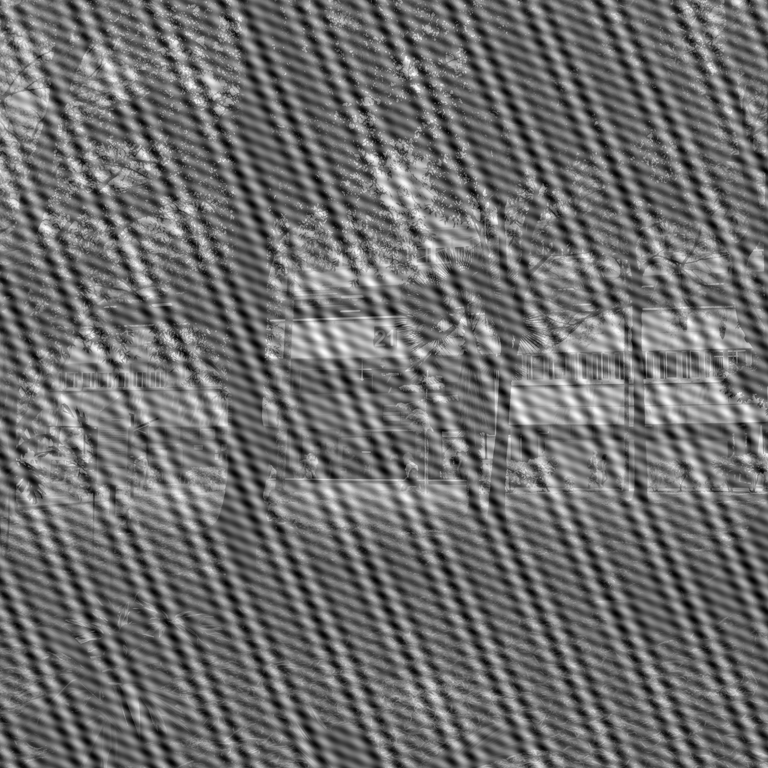
#> input picture 3.1/Ruido_E02.png, 768 x 768 px, found by its file name
$ python LensFilter.py
#> lines starting #> are read from the running program, lines starting #| are printed output that depends on the picture
import numpy as np
import matplotlib.pyplot as plt
from PIL import Image

ruta_imagen = r"C:/Users/Usuario/Desktop/Ruido_E02.png"
image = Image.open(ruta_imagen).convert('L')
#> image is the input picture: PIL image 768x768 L; min 0, max 255, mean 109.3
noisy_image = np.array(image)


def filterInAction():

    fourier_transform = np.fft.fftshift(np.fft.fft2(noisy_image))

    filter = np.ones_like(fourier_transform)

    frequencies = [(324, 409), (366, 425),(373, 415)]

    radio =  5
    for (u, v) in frequencies:
        filter[u-radio:u+radio, v-radio:v+radio] = 0
        filter[-u-radio:-u+radio, -v-radio:-v+radio] = 0

    filtered_fourier = fourier_transform * filter

    # Imagen con ruido filtrada
    filtered_image = np.abs(np.fft.ifft2(np.fft.ifftshift(filtered_fourier)))
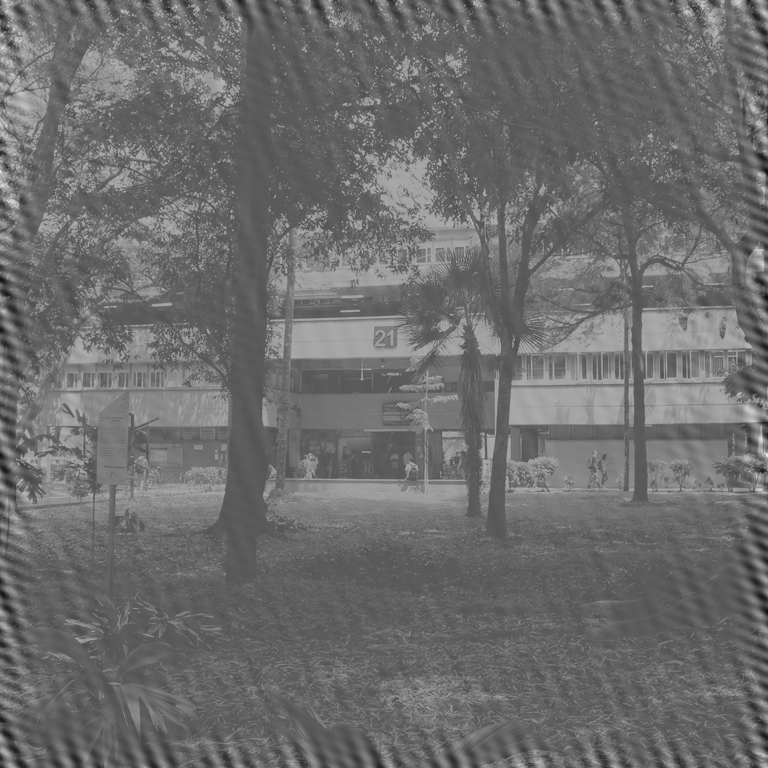
#> filtered_image: shape (768, 768) float64; min 13.04, max 242.1, mean 109.3

    plt.figure(figsize=(12, 6))

    # Noisy image
    plt.subplot(2, 2, 1)
    plt.title("Imagen Original")
    plt.imshow(noisy_image, cmap='gray')

    plt.subplot(2, 2, 2)
    plt.title("Espectro Original")
    plt.imshow(np.log10(1 + np.abs(fourier_transform)), cmap='gray')


    plt.subplot(2, 2, 3)
    plt.title("Imagen Filtrada")
    plt.imshow(np.log10(1+np.abs(filtered_fourier)), cmap='gray')

    # Imagen filtrada
    plt.subplot(2, 2, 4)
    plt.title("Imagen Filtrada")
    plt.imshow(filtered_image, cmap='gray')

    plt.show()
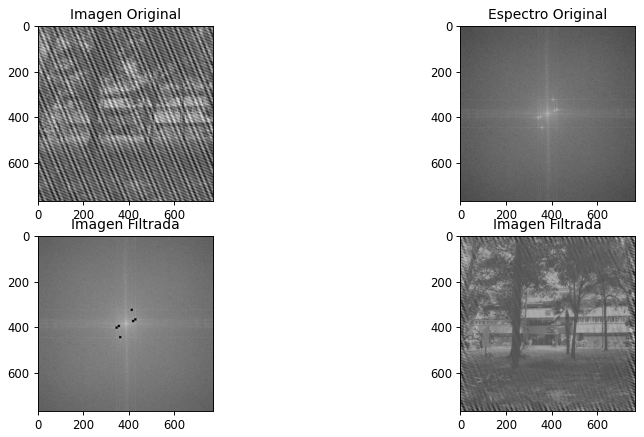
#> figure drawn by matplotlib, 4 panels


# el criterio para diseñar estos filtros son funciones RECT que están posicionadas en un delta de dirac desplazado en un armónico
filterInAction()
